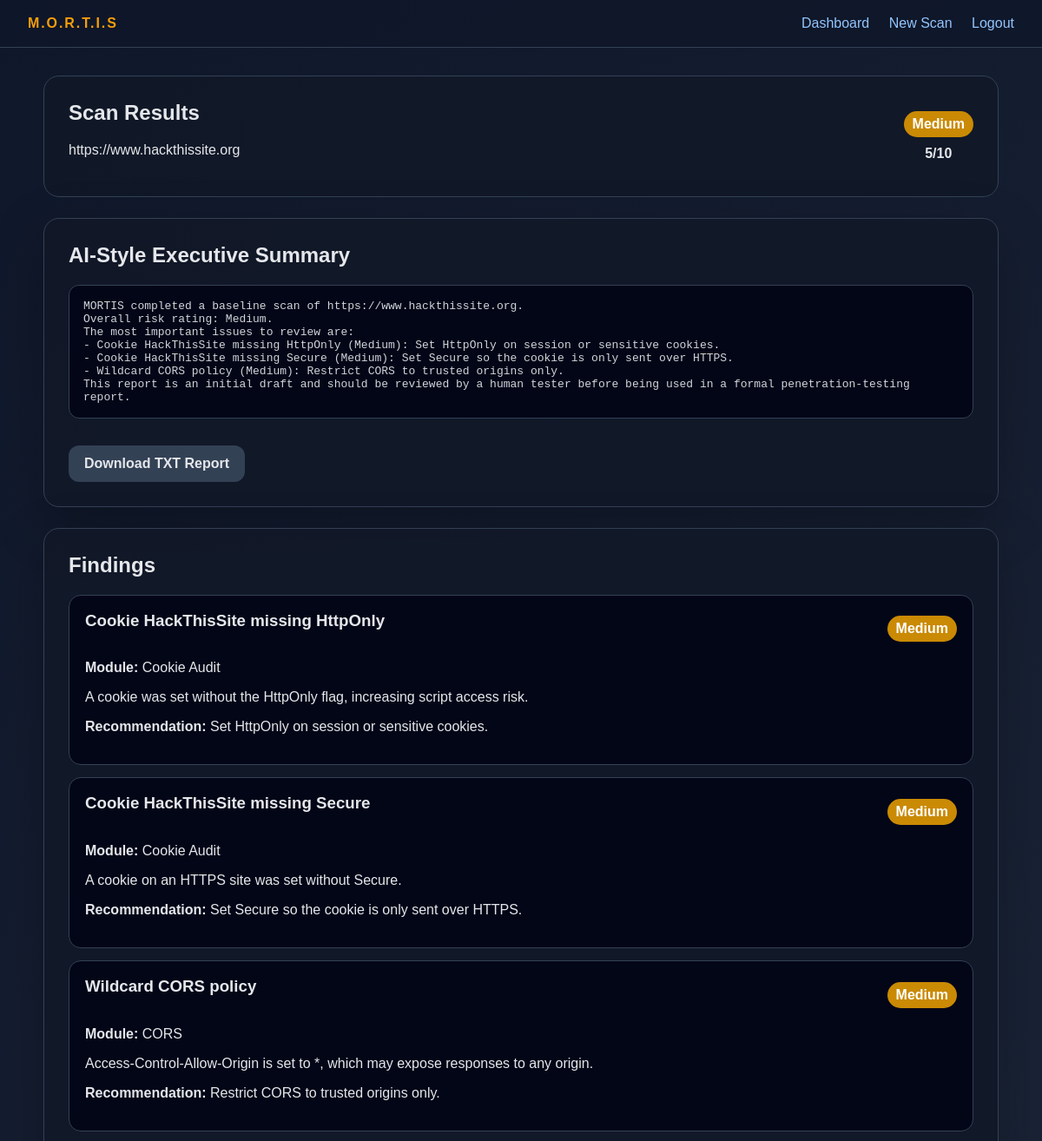
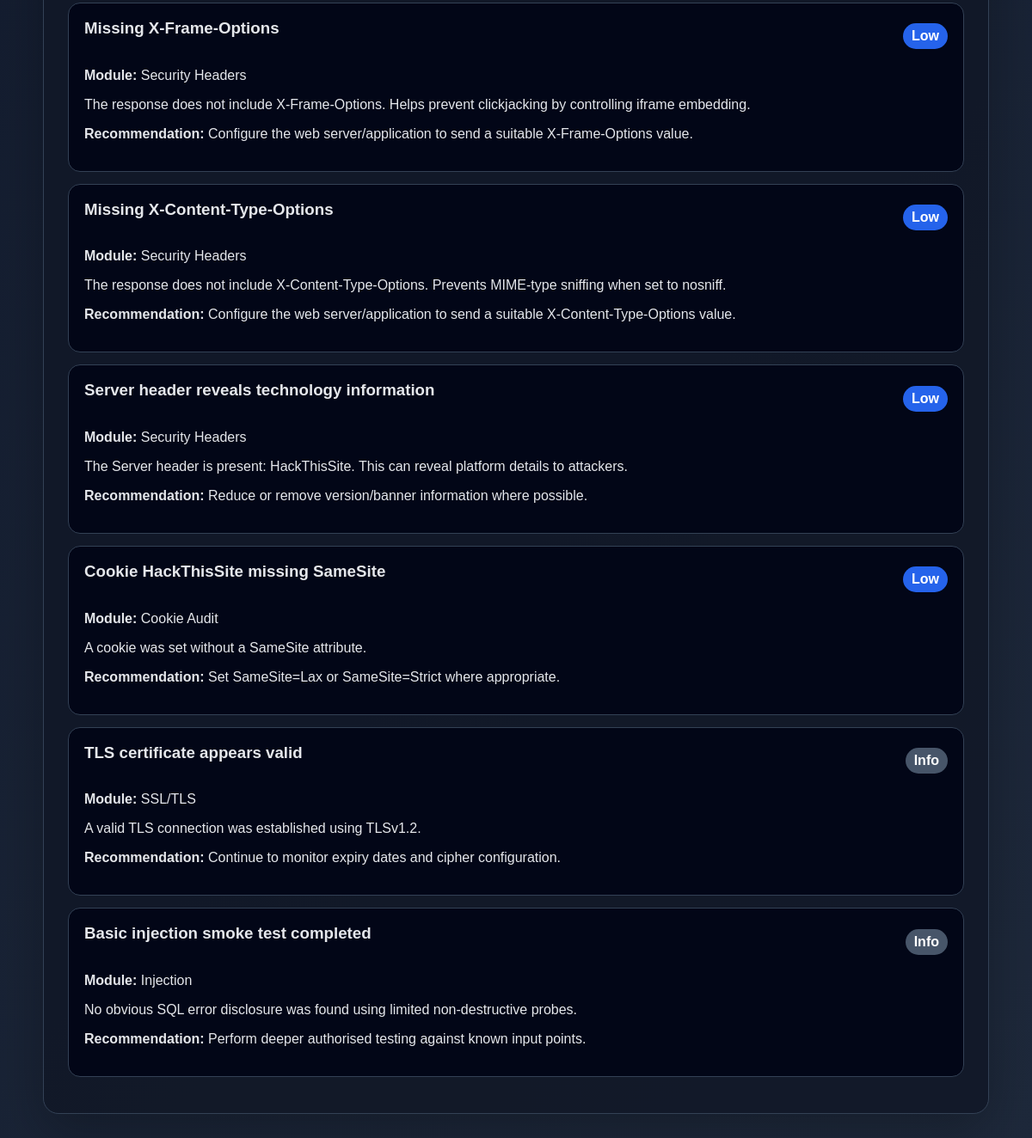
Page /results/4 (signed in) on the committed database (2 pictures, top to bottom).
### app/models.py (models this page shows)
class Scan(db.Model):
    id = db.Column(db.Integer, primary_key=True)
    target_url = db.Column(db.String(500), nullable=False)
    created_at = db.Column(db.DateTime, default=datetime.utcnow)
    overall_score = db.Column(db.Integer, default=0)
    overall_rating = db.Column(db.String(20), default="Low")
    report_summary = db.Column(db.Text, default="")
    findings = db.relationship("Finding", backref="scan", cascade="all, delete-orphan", lazy=True)

class Finding(db.Model):
    id = db.Column(db.Integer, primary_key=True)
    scan_id = db.Column(db.Integer, db.ForeignKey("scan.id"), nullable=False)
    module = db.Column(db.String(80), nullable=False)
    title = db.Column(db.String(200), nullable=False)
    severity = db.Column(db.String(20), nullable=False)
    score = db.Column(db.Integer, default=0)
    description = db.Column(db.Text, nullable=False)
    recommendation = db.Column(db.Text, nullable=False)

### app/routes.py (the view)
@bp.route("/results/<int:scan_id>")
@login_required
def results(scan_id):
    scan_record = Scan.query.get_or_404(scan_id)
    return render_template("results.html", scan=scan_record)

### app/routes.py (called while the page is built)
def login_required(view):
    @wraps(view)
    def wrapped(*args, **kwargs):
        if "user_id" not in session:
            return redirect(url_for("main.login"))
        return view(*args, **kwargs)
    return wrapped

### app/templates/results.html
{% extends "base.html" %}
{% block content %}
<section class="hero">
  <div>
    <h1>Scan Results</h1>
    <p>{{ scan.target_url }}</p>
  </div>
  <div class="scorebox">
    <span class="badge {{ scan.overall_rating|lower }}">{{ scan.overall_rating }}</span>
    <strong>{{ scan.overall_score }}/10</strong>
  </div>
</section>
<section class="card">
  <h2>AI-Style Executive Summary</h2>
  <pre class="summary">{{ scan.report_summary }}</pre>
  <a class="button secondary" href="{{ url_for('main.download_report', scan_id=scan.id) }}">Download TXT Report</a>
</section>
<section class="card">
  <h2>Findings</h2>
  {% for f in scan.findings %}
    <article class="finding">
      <div class="finding-head">
        <h3>{{ f.title }}</h3>
        <span class="badge {{ f.severity|lower }}">{{ f.severity }}</span>
      </div>
      <p><strong>Module:</strong> {{ f.module }}</p>
      <p>{{ f.description }}</p>
      <p><strong>Recommendation:</strong> {{ f.recommendation }}</p>
    </article>
  {% endfor %}
</section>
{% endblock %}

### app/static/css/style.css (style rules this page uses)
:root { --bg: #0f172a; --panel: #111827; --text: #e5e7eb; --muted: #94a3b8; --line: #334155; --accent: #f59e0b; }
*, *::before, *::after { box-sizing: border-box; }
body { margin: 0; font-family: Arial, sans-serif; background: linear-gradient(135deg, #0f172a, #1e293b); color: var(--text); }
h1, h2, h3 { margin-top: 0; }
a { color: #93c5fd; text-decoration: none; }
.hero { display: flex; justify-content: space-between; align-items: center; gap: 24px; padding: 28px; margin-bottom: 24px; background: rgba(17, 24, 39, 0.85); border: 1px solid var(--line); border-radius: 18px; }
.card { padding: 28px; margin-bottom: 24px; background: rgba(17, 24, 39, 0.9); border: 1px solid var(--line); border-radius: 18px; box-shadow: 0 20px 60px rgba(0, 0, 0, 0.25); }
.finding { padding: 18px; margin: 14px 0; background: #020617; border: 1px solid var(--line); border-radius: 14px; }
.finding-head { display: flex; justify-content: space-between; align-items: center; gap: 16px; }
.summary { white-space: pre-wrap; padding: 16px; color: #d1d5db; background: #020617; border: 1px solid var(--line); border-radius: 12px; }
.scorebox { display: grid; gap: 10px; text-align: center; }
button, .button { display: inline-block; margin-top: 18px; padding: 12px 18px; background: var(--accent); color: #111827; font-weight: 800; border: 0; border-radius: 12px; cursor: pointer; }
.secondary { background: #334155; color: var(--text); }
.badge { display: inline-block; padding: 6px 10px; background: #334155; color: #fff; font-weight: 800; border-radius: 999px; }
.badge.info { background: #475569; }
.badge.low { background: #2563eb; }
.badge.medium { background: #ca8a04; }

### rows in the picture
Scan: target_url "https://www.hackthissite.org", overall_rating "Medium", overall_score "5", report_summary "MORTIS completed a baseline scan of https://www.hackthissite.org. Overall risk rating: Medium. The most important issues to review are: - Cookie HackThisSite missing HttpOnly (Medium): Set HttpOnly on session or sensitive cookies. - Cookie HackThisSite missing Secure (Medium): Set Secure so the cookie is only sent over HTTPS. - Wildcard CORS policy (Medium): Restrict CORS to trusted origins only. This report is an initial draft and should be reviewed by a human tester before being used in a formal penetration-testing report."
Finding: title "Cookie HackThisSite missing HttpOnly", severity "Medium", module "Cookie Audit", description "A cookie was set without the HttpOnly flag, increasing script access risk.", recommendation "Set HttpOnly on session or sensitive cookies."
Finding: title "Cookie HackThisSite missing Secure", severity "Medium", module "Cookie Audit", description "A cookie on an HTTPS site was set without Secure.", recommendation "Set Secure so the cookie is only sent over HTTPS."
Finding: title "Wildcard CORS policy", severity "Medium", module "CORS", description "Access-Control-Allow-Origin is set to *, which may expose responses to any origin.", recommendation "Restrict CORS to trusted origins only."
Finding: title "Missing X-Frame-Options", severity "Low", module "Security Headers", description "The response does not include X-Frame-Options. Helps prevent clickjacking by controlling iframe embedding.", recommendation "Configure the web server/application to send a suitable X-Frame-Options value."
Finding: title "Missing X-Content-Type-Options", severity "Low", module "Security Headers", description "The response does not include X-Content-Type-Options. Prevents MIME-type sniffing when set to nosniff.", recommendation "Configure the web server/application to send a suitable X-Content-Type-Options value."
Finding: title "Server header reveals technology information", severity "Low", module "Security Headers", description "The Server header is present: HackThisSite. This can reveal platform details to attackers.", recommendation "Reduce or remove version/banner information where possible."
Finding: title "Cookie HackThisSite missing SameSite", severity "Low", module "Cookie Audit", description "A cookie was set without a SameSite attribute.", recommendation "Set SameSite=Lax or SameSite=Strict where appropriate."
Finding: title "TLS certificate appears valid", severity "Info", module "SSL/TLS", description "A valid TLS connection was established using TLSv1.2.", recommendation "Continue to monitor expiry dates and cipher configuration."
Finding: title "Basic injection smoke test completed", severity "Info", module "Injection", description "No obvious SQL error disclosure was found using limited non-destructive probes.", recommendation "Perform deeper authorised testing against known input points."
